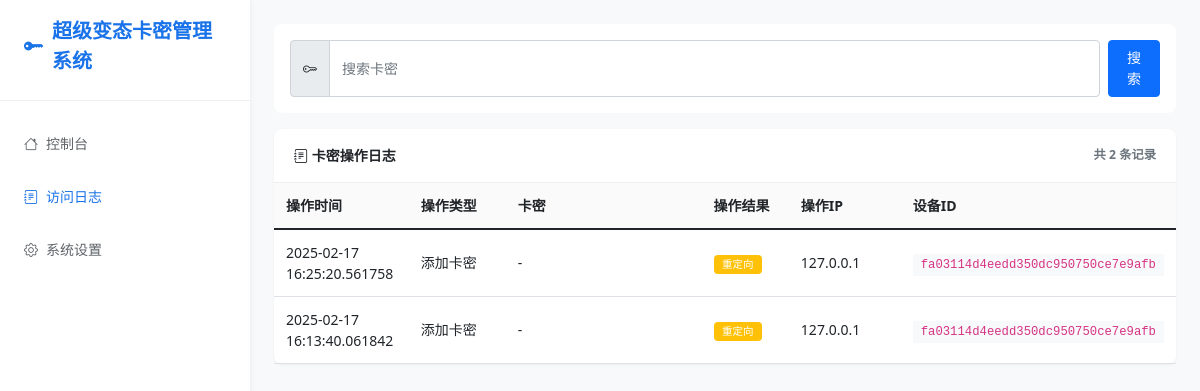
Page /logs on the earlier database version.
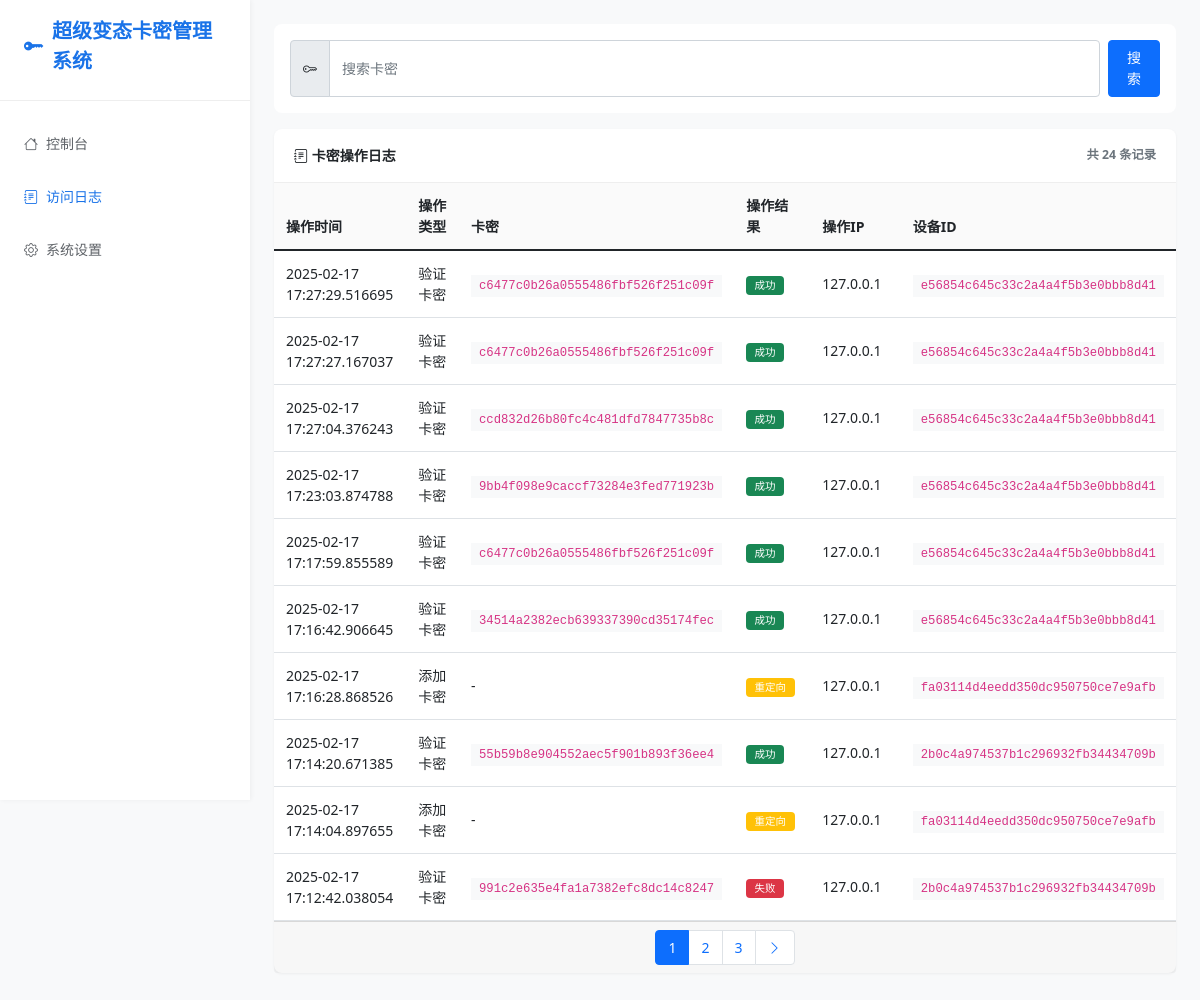
Same page on the later database version.
### app.py (models this page shows, shortened)
class AccessLog(db.Model):
    id = db.Column(db.Integer, primary_key=True)
    access_time = db.Column(db.DateTime, nullable=False, default=datetime.now)
    ip_address = db.Column(db.String(50), nullable=False)
    device_id = db.Column(db.String(32), nullable=False)
    path = db.Column(db.String(200), nullable=False)
    method = db.Column(db.String(10), nullable=False)
    status_code = db.Column(db.Integer, nullable=False)
    user_agent = db.Column(db.String(200))
    card_key = db.Column(db.String(32))  # 如果涉及卡密操作，记录相关卡密

### app.py (the view)
@app.route('/logs')
def view_logs():
    try:
        page = request.args.get('page', 1, type=int)
        per_page = settings.get('per_page', 10)
        card_key_filter = request.args.get('card_key', '').strip()
        query = AccessLog.query
        if card_key_filter:
            query = query.filter(AccessLog.card_key.like(f'%{card_key_filter}%'))
        query = query.order_by(AccessLog.access_time.desc())
        pagination = query.paginate(page=page, per_page=per_page, error_out=False)
        return render_template('logs.html',
                             logs=pagination.items,
                             pagination=pagination,
                             card_key_filter=card_key_filter,
                             settings=settings.settings)
    except Exception as e:
        error_logger.error(f"访问日志页面出错: {str(e)}", exc_info=True)
        return render_template('logs.html',
                             logs=[],
                             error="获取日志列表失败",
                             settings=settings.settings)

### app.py (called while the page is built, shortened)
@app.before_request
def log_request():
    try:
        card_operations = {
            '/api/verify_card': '验证卡密',
            '/add_card': '添加卡密',
            '/delete_card': '删除卡密',
            '/import_cards': '导入卡密',
            '/export_cards': '导出卡密'
        }
    except Exception as e:
        error_logger.error(f"记录访问日志出错: {str(e)}", exc_info=True)

@app.after_request
def update_log_status(response):
    try:
        if hasattr(g, 'log_id'):
            log = AccessLog.query.get(g.log_id)
            if log:
                log.status_code = response.status_code
                db.session.commit()
    except Exception as e:
        error_logger.error(f"更新日志状态出错: {str(e)}", exc_info=True)
    return response

    def get(self, key, default=None):
        return self.settings.get(key, default)

### templates/logs.html (shortened to what the changed rows need)
{% extends "base.html" %}
{% block content %}
<div class="card">
    <div class="card-header d-flex justify-content-between align-items-center">
        <span><i class="bi bi-journal-text"></i> 卡密操作日志</span>
        <small class="text-muted">共 {{ pagination.total if pagination else 0 }} 条记录</small>
    </div>
    <div class="table-responsive">
        <table class="table table-hover">
            <thead>
                <tr>
                    <th style="width: 15%">操作时间</th>
                    <th style="width: 12%">操作类型</th>
                    <th style="width: 25%">卡密</th>
                    <th style="width: 10%">操作结果</th>
                    <th style="width: 13%">操作IP</th>
                    <th style="width: 25%">设备ID</th>
                </tr>
            </thead>
            <tbody>
                {% if logs %}
                    {% for log in logs %}
                    <tr>
                        <td>{{ log.access_time }}</td>
                        <td>
                            {% if log.path == '/api/verify_card' %}
                                验证卡密
                            {% elif log.path == '/add_card' %}
                                添加卡密
                            {% elif log.path == '/delete_card' %}
                                删除卡密
                            {% elif log.path == '/import_cards' %}
                                导入卡密
                            {% elif log.path == '/export_cards' %}
                                导出卡密
                            {% endif %}
                        </td>
                        <td>
                            {% if log.card_key %}
                            <code class="bg-light px-2 py-1">{{ log.card_key }}</code>
                            {% else %}
                            -
                            {% endif %}
                        </td>
                        <td>
                            <span class="badge {% if log.status_code < 300 %}bg-success{% elif log.status_code < 400 %}bg-warning{% else %}bg-danger{% endif %}">
                                {% if log.status_code < 300 %}成功
                                {% elif log.status_code < 400 %}重定向
                                {% else %}失败
                                {% endif %}
                            </span>
                        </td>
                        <td>{{ log.ip_address }}</td>
                        <td>
                            <code class="bg-light px-2 py-1">{{ log.device_id }}</code>
                        </td>
                    </tr>
                    {% endfor %}
                {% endif %}
            </tbody>
        </table>
    </div>
    {% if pagination and pagination.pages > 1 %}
    <div class="card-footer">
        <nav aria-label="Page navigation">
            <ul class="pagination justify-content-center m-0">
                {% for page in pagination.iter_pages() %}
                    {% if page %}
                        <li class="page-item {% if page == pagination.page %}active{% endif %}">
                            <a class="page-link" href="{{ url_for('view_logs', page=page, card_key=card_key_filter) }}">{{ page }}</a>
                        </li>
                    {% else %}
                        <li class="page-item disabled"><span class="page-link">...</span></li>
                    {% endif %}
                {% endfor %}
                {% if pagination.has_next %}
                    <li class="page-item">
                        <a class="page-link" href="{{ url_for('view_logs', page=pagination.next_num, card_key=card_key_filter) }}">
                            <i class="bi bi-chevron-right"></i>
                        </a>
                    </li>
                {% endif %}
            </ul>
        </nav>
    </div>
    {% endif %}
</div>
{% endblock %}

Differences in the rows shown:
no longer on this page (row unchanged): AccessLog: access_time "2025-02-17 16:25:20.561758", path "添加卡密", status_code "重定向", ip_address "127.0.0.1", device_id "fa03114d4eedd350dc950750ce7e9afb"
no longer on this page (row unchanged): AccessLog: access_time "2025-02-17 16:13:40.061842", path "添加卡密", status_code "重定向", ip_address "127.0.0.1", device_id "fa03114d4eedd350dc950750ce7e9afb"
added AccessLog: access_time "2025-02-17 17:27:29.516695", path "验证卡密", card_key "c6477c0b26a0555486fbf526f251c09f", status_code "成功", ip_address "127.0.0.1", device_id "e56854c645c33c2a4a4f5b3e0bbb8d41"
added AccessLog: access_time "2025-02-17 17:27:27.167037", path "验证卡密", card_key "c6477c0b26a0555486fbf526f251c09f", status_code "成功", ip_address "127.0.0.1", device_id "e56854c645c33c2a4a4f5b3e0bbb8d41"
added AccessLog: access_time "2025-02-17 17:27:04.376243", path "验证卡密", card_key "ccd832d26b80fc4c481dfd7847735b8c", status_code "成功", ip_address "127.0.0.1", device_id "e56854c645c33c2a4a4f5b3e0bbb8d41"
added AccessLog: access_time "2025-02-17 17:23:03.874788", path "验证卡密", card_key "9bb4f098e9caccf73284e3fed771923b", status_code "成功", ip_address "127.0.0.1", device_id "e56854c645c33c2a4a4f5b3e0bbb8d41"
added AccessLog: access_time "2025-02-17 17:17:59.855589", path "验证卡密", card_key "c6477c0b26a0555486fbf526f251c09f", status_code "成功", ip_address "127.0.0.1", device_id "e56854c645c33c2a4a4f5b3e0bbb8d41"
added AccessLog: access_time "2025-02-17 17:16:42.906645", path "验证卡密", card_key "34514a2382ecb639337390cd35174fec", status_code "成功", ip_address "127.0.0.1", device_id "e56854c645c33c2a4a4f5b3e0bbb8d41"
added AccessLog: access_time "2025-02-17 17:16:28.868526", path "添加卡密", status_code "重定向", ip_address "127.0.0.1", device_id "fa03114d4eedd350dc950750ce7e9afb"
added AccessLog: access_time "2025-02-17 17:14:20.671385", path "验证卡密", card_key "55b59b8e904552aec5f901b893f36ee4", status_code "成功", ip_address "127.0.0.1", device_id "2b0c4a974537b1c296932fb34434709b"
added AccessLog: access_time "2025-02-17 17:14:04.897655", path "添加卡密", status_code "重定向", ip_address "127.0.0.1", device_id "fa03114d4eedd350dc950750ce7e9afb"
added AccessLog: access_time "2025-02-17 17:12:42.038054", path "验证卡密", card_key "991c2e635e4fa1a7382efc8dc14c8247", status_code "失败", ip_address "127.0.0.1", device_id "2b0c4a974537b1c296932fb34434709b"
Other differences:
{{ pagination.total if pagination else 0 }}: "2" → "24"
new list line: "1"
new list line: "2"
new list line: "3"
